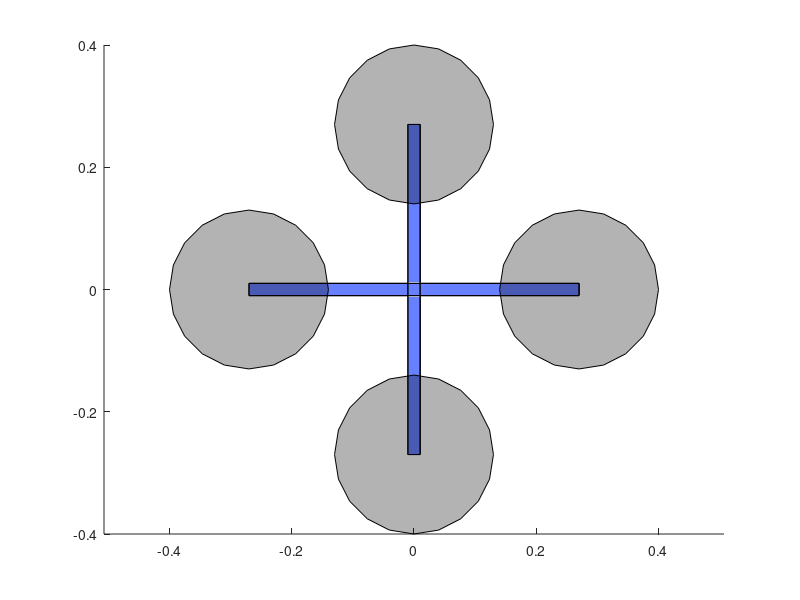

Reproduce this figure in MATLAB.
global A

x1=-.27;
x2=.27;
y1=-.01;
y2=.01;
z1=-.01;
z2=.01;

acon=[x1 y1 z1; 
   x2 y1 z1;
   x2 y2 z1;
   x1 y2 z1;
   x1 y1 z2;
   x2 y1 z2;
   x2 y2 z2;
   x1 y2 z2];

bcon=[1 2 6 5;              
     2 3 7 6;
     3 4 8 7;
     4 1 5 8;
     1 2 3 4;
     5 6 7 8];

 
 body1=patch('faces',bcon,...
     'vertices',acon,...
     'facecolor',[.8 .8 .8],...
     'edgecolor',[0 0 0],'facecolor',[.4 .5 1]);
 
y1=-.27;
y2=.27;
x1=-.01;
x2=.01;
z1=-.01;
z2=.01;

acon=[x1 y1 z1; 
   x2 y1 z1;
   x2 y2 z1;
   x1 y2 z1;
   x1 y1 z2;
   x2 y1 z2;
   x2 y2 z2;
   x1 y2 z2];

 body2=patch('faces',bcon,...
     'vertices',acon,...
     'facecolor',[.8 .8 .8],...
     'edgecolor',[0 0 0],'facecolor',[.4 .5 1]);
 
 t=0:pi/10:2*pi;
 X=.13*cos(t);
 Y=.13*sin(t);
 Z=zeros(size(t))+.015;
 C=zeros(size(t));
 A.C = C;
 
 RotorF = patch(X+.27,Y,Z,C,'facealpha',.3,'facecolor','k');
 RotorB = patch(X-.27,Y,Z,C,'facealpha',.3,'facecolor','k');
 RotorL = patch(X,Y+.27,Z,C,'facealpha',.3,'facecolor','k');
 RotorR = patch(X,Y-.27,Z,C,'facealpha',.3,'facecolor','k');
 
 A.Body1X = get(body1,'xdata');
 A.Body1Y = get(body1,'ydata');
 A.Body1Z = get(body1,'zdata');
 
 A.Body2X = get(body2,'xdata');
 A.Body2Y = get(body2,'ydata');
 A.Body2Z = get(body2,'zdata');
  
 A.RotorFX = get(RotorF,'xdata');
 A.RotorFY = get(RotorF,'ydata');
 A.RotorFZ = get(RotorF,'zdata');
  
 A.RotorBX = get(RotorB,'xdata');
 A.RotorBY = get(RotorB,'ydata');
 A.RotorBZ = get(RotorB,'zdata');
  
 A.RotorRX = get(RotorR,'xdata');
 A.RotorRY = get(RotorR,'ydata');
 A.RotorRZ = get(RotorR,'zdata');
  
 A.RotorLX = get(RotorL,'xdata');
 A.RotorLY = get(RotorL,'ydata');
 A.RotorLZ = get(RotorL,'zdata');
   
%  xlabel('x')
%  grid on
%   axis([-1 1 -1 1 -1 1]);
  axis equal
  
